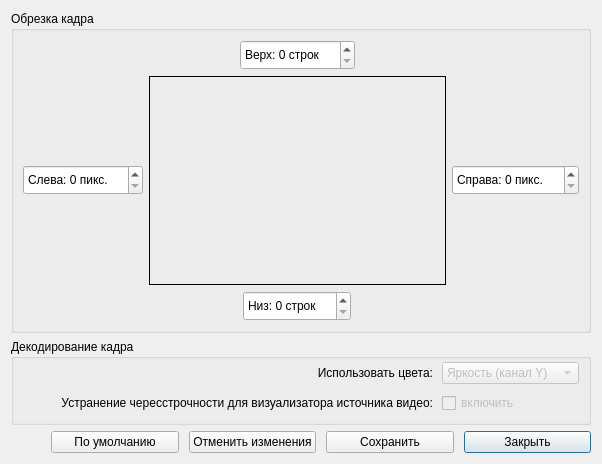
<?xml version="1.0" encoding="UTF-8"?>
<ui version="4.0">
 <class>fine_vidin_set</class>
 <widget class="QDialog" name="fine_vidin_set">
  <property name="geometry">
   <rect>
    <x>0</x>
    <y>0</y>
    <width>602</width>
    <height>464</height>
   </rect>
  </property>
  <property name="windowTitle">
   <string>Тонкие настройки видео-декодера</string>
  </property>
  <layout class="QVBoxLayout" name="verticalLayout">
   <item>
    <widget class="QGroupBox" name="gbxImageCrop">
     <property name="sizePolicy">
      <sizepolicy hsizetype="MinimumExpanding" vsizetype="MinimumExpanding">
       <horstretch>0</horstretch>
       <verstretch>0</verstretch>
      </sizepolicy>
     </property>
     <property name="title">
      <string>Обрезка кадра</string>
     </property>
     <layout class="QGridLayout" name="_2">
      <item row="0" column="1" alignment="Qt::AlignHCenter">
       <widget class="QSpinBox" name="spbCropTop">
        <property name="sizePolicy">
         <sizepolicy hsizetype="Minimum" vsizetype="MinimumExpanding">
          <horstretch>0</horstretch>
          <verstretch>0</verstretch>
         </sizepolicy>
        </property>
        <property name="minimumSize">
         <size>
          <width>75</width>
          <height>0</height>
         </size>
        </property>
        <property name="maximumSize">
         <size>
          <width>200</width>
          <height>30</height>
         </size>
        </property>
        <property name="toolTip">
         <string>Число строк, которые будут пропущены сверху кадра</string>
        </property>
        <property name="statusTip">
         <string>Число строк, которые будут пропущены сверху кадра</string>
        </property>
        <property name="suffix">
         <string> строк</string>
        </property>
        <property name="prefix">
         <string>Верх: </string>
        </property>
        <property name="maximum">
         <number>250</number>
        </property>
       </widget>
      </item>
      <item row="1" column="0" alignment="Qt::AlignRight">
       <widget class="QSpinBox" name="spbCropLeft">
        <property name="sizePolicy">
         <sizepolicy hsizetype="Minimum" vsizetype="MinimumExpanding">
          <horstretch>0</horstretch>
          <verstretch>0</verstretch>
         </sizepolicy>
        </property>
        <property name="minimumSize">
         <size>
          <width>120</width>
          <height>0</height>
         </size>
        </property>
        <property name="maximumSize">
         <size>
          <width>200</width>
          <height>30</height>
         </size>
        </property>
        <property name="toolTip">
         <string>Число пикселей, которые будут отрезаны слева кадра</string>
        </property>
        <property name="statusTip">
         <string>Число пикселей, которые будут отрезаны слева кадра</string>
        </property>
        <property name="suffix">
         <string> пикс.</string>
        </property>
        <property name="prefix">
         <string>Слева: </string>
        </property>
        <property name="maximum">
         <number>250</number>
        </property>
       </widget>
      </item>
      <item row="1" column="2" alignment="Qt::AlignLeft">
       <widget class="QSpinBox" name="spbCropRight">
        <property name="sizePolicy">
         <sizepolicy hsizetype="Minimum" vsizetype="MinimumExpanding">
          <horstretch>0</horstretch>
          <verstretch>0</verstretch>
         </sizepolicy>
        </property>
        <property name="minimumSize">
         <size>
          <width>120</width>
          <height>0</height>
         </size>
        </property>
        <property name="maximumSize">
         <size>
          <width>200</width>
          <height>30</height>
         </size>
        </property>
        <property name="toolTip">
         <string>Число пикселей, которые будут отрезаны справа кадра</string>
        </property>
        <property name="statusTip">
         <string>Число пикселей, которые будут отрезаны справа кадра</string>
        </property>
        <property name="layoutDirection">
         <enum>Qt::LeftToRight</enum>
        </property>
        <property name="suffix">
         <string> пикс.</string>
        </property>
        <property name="prefix">
         <string>Справа: </string>
        </property>
        <property name="maximum">
         <number>250</number>
        </property>
       </widget>
      </item>
      <item row="2" column="1" alignment="Qt::AlignHCenter">
       <widget class="QSpinBox" name="spbCropBottom">
        <property name="sizePolicy">
         <sizepolicy hsizetype="Minimum" vsizetype="MinimumExpanding">
          <horstretch>0</horstretch>
          <verstretch>0</verstretch>
         </sizepolicy>
        </property>
        <property name="minimumSize">
         <size>
          <width>75</width>
          <height>0</height>
         </size>
        </property>
        <property name="maximumSize">
         <size>
          <width>200</width>
          <height>30</height>
         </size>
        </property>
        <property name="toolTip">
         <string>Число строк, которые будут пропущены снизу кадра</string>
        </property>
        <property name="statusTip">
         <string>Число строк, которые будут пропущены снизу кадра</string>
        </property>
        <property name="suffix">
         <string> строк</string>
        </property>
        <property name="prefix">
         <string>Низ: </string>
        </property>
        <property name="maximum">
         <number>250</number>
        </property>
       </widget>
      </item>
      <item row="1" column="1">
       <widget class="QFrame" name="frmPCMView">
        <property name="sizePolicy">
         <sizepolicy hsizetype="MinimumExpanding" vsizetype="MinimumExpanding">
          <horstretch>0</horstretch>
          <verstretch>0</verstretch>
         </sizepolicy>
        </property>
        <property name="minimumSize">
         <size>
          <width>75</width>
          <height>75</height>
         </size>
        </property>
        <property name="maximumSize">
         <size>
          <width>300</width>
          <height>245</height>
         </size>
        </property>
        <property name="toolTip">
         <string>Кадр с PCM</string>
        </property>
        <property name="frameShape">
         <enum>QFrame::Box</enum>
        </property>
        <property name="frameShadow">
         <enum>QFrame::Plain</enum>
        </property>
        <property name="lineWidth">
         <number>1</number>
        </property>
        <property name="midLineWidth">
         <number>0</number>
        </property>
        <layout class="QVBoxLayout" name="verticalLayout_2">
         <property name="leftMargin">
          <number>0</number>
         </property>
         <property name="topMargin">
          <number>0</number>
         </property>
         <property name="rightMargin">
          <number>0</number>
         </property>
         <property name="bottomMargin">
          <number>0</number>
         </property>
         <item>
          <widget class="QLabel" name="lblPreview">
           <property name="sizePolicy">
            <sizepolicy hsizetype="MinimumExpanding" vsizetype="MinimumExpanding">
             <horstretch>0</horstretch>
             <verstretch>0</verstretch>
            </sizepolicy>
           </property>
           <property name="text">
            <string/>
           </property>
           <property name="pixmap">
            <pixmap resource="images.qrc">:/images/STC-007 icon.png</pixmap>
           </property>
          </widget>
         </item>
        </layout>
       </widget>
      </item>
     </layout>
    </widget>
   </item>
   <item>
    <widget class="QGroupBox" name="gbxFrameDecode">
     <property name="sizePolicy">
      <sizepolicy hsizetype="MinimumExpanding" vsizetype="Maximum">
       <horstretch>0</horstretch>
       <verstretch>0</verstretch>
      </sizepolicy>
     </property>
     <property name="title">
      <string>Декодирование кадра</string>
     </property>
     <layout class="QGridLayout" name="L">
      <property name="topMargin">
       <number>3</number>
      </property>
      <property name="spacing">
       <number>9</number>
      </property>
      <item row="0" column="1">
       <widget class="QComboBox" name="lbxColorUse">
        <property name="enabled">
         <bool>false</bool>
        </property>
        <property name="sizePolicy">
         <sizepolicy hsizetype="Minimum" vsizetype="MinimumExpanding">
          <horstretch>0</horstretch>
          <verstretch>0</verstretch>
         </sizepolicy>
        </property>
        <property name="minimumSize">
         <size>
          <width>130</width>
          <height>0</height>
         </size>
        </property>
        <property name="toolTip">
         <string>Выбор цветовых каналов в исходном видео, из которых декодировать PCM-данные</string>
        </property>
        <property name="whatsThis">
         <string>Выбор цветовых каналов в исходном видео, из которых декодировать PCM-данные</string>
        </property>
        <item>
         <property name="text">
          <string>Яркость (канал Y)</string>
         </property>
        </item>
        <item>
         <property name="text">
          <string>Красный (канал R)</string>
         </property>
        </item>
        <item>
         <property name="text">
          <string>Зелёный (канал G)</string>
         </property>
        </item>
        <item>
         <property name="text">
          <string>Синий (канал B)</string>
         </property>
        </item>
       </widget>
      </item>
      <item row="0" column="0">
       <widget class="QLabel" name="lblColorUse">
        <property name="sizePolicy">
         <sizepolicy hsizetype="MinimumExpanding" vsizetype="Maximum">
          <horstretch>0</horstretch>
          <verstretch>0</verstretch>
         </sizepolicy>
        </property>
        <property name="toolTip">
         <string>Выбор цветовых каналов в исходном видео, из которых декодировать PCM-данные</string>
        </property>
        <property name="whatsThis">
         <string>Выбор цветовых каналов в исходном видео, из которых декодировать PCM-данные</string>
        </property>
        <property name="text">
         <string>Использовать цвета:</string>
        </property>
        <property name="alignment">
         <set>Qt::AlignRight|Qt::AlignTrailing|Qt::AlignVCenter</set>
        </property>
       </widget>
      </item>
      <item row="1" column="1">
       <widget class="QCheckBox" name="cbxDrawDeint">
        <property name="enabled">
         <bool>false</bool>
        </property>
        <property name="sizePolicy">
         <sizepolicy hsizetype="Minimum" vsizetype="MinimumExpanding">
          <horstretch>0</horstretch>
          <verstretch>0</verstretch>
         </sizepolicy>
        </property>
        <property name="toolTip">
         <string>Отрисовывать строки в визуализаторе после деинтерлейса, разбивая по полям</string>
        </property>
        <property name="whatsThis">
         <string>Отрисовывать строки в визуализаторе после деинтерлейса, разбивая по полям</string>
        </property>
        <property name="text">
         <string>включить</string>
        </property>
       </widget>
      </item>
      <item row="1" column="0">
       <widget class="QLabel" name="lblDrawDeint">
        <property name="sizePolicy">
         <sizepolicy hsizetype="MinimumExpanding" vsizetype="Maximum">
          <horstretch>0</horstretch>
          <verstretch>0</verstretch>
         </sizepolicy>
        </property>
        <property name="toolTip">
         <string>Отрисовывать строки в визуализаторе после деинтерлейса, разбивая по полям</string>
        </property>
        <property name="whatsThis">
         <string>Отрисовывать строки в визуализаторе после деинтерлейса, разбивая по полям</string>
        </property>
        <property name="text">
         <string>Устранение чересстрочности для визуализатора источника видео:</string>
        </property>
        <property name="alignment">
         <set>Qt::AlignRight|Qt::AlignTrailing|Qt::AlignVCenter</set>
        </property>
       </widget>
      </item>
     </layout>
    </widget>
   </item>
   <item>
    <layout class="QHBoxLayout" name="hlButtons">
     <property name="spacing">
      <number>10</number>
     </property>
     <item>
      <spacer name="horizontalSpacer">
       <property name="orientation">
        <enum>Qt::Horizontal</enum>
       </property>
       <property name="sizeType">
        <enum>QSizePolicy::Maximum</enum>
       </property>
       <property name="sizeHint" stdset="0">
        <size>
         <width>40</width>
         <height>20</height>
        </size>
       </property>
      </spacer>
     </item>
     <item>
      <widget class="QPushButton" name="btnDefaults">
       <property name="sizePolicy">
        <sizepolicy hsizetype="Preferred" vsizetype="Maximum">
         <horstretch>0</horstretch>
         <verstretch>0</verstretch>
        </sizepolicy>
       </property>
       <property name="toolTip">
        <string>Сброс настроек к оптимальным (по умолчанию)</string>
       </property>
       <property name="whatsThis">
        <string>Сброс настроек к оптимальным (по умолчанию)</string>
       </property>
       <property name="text">
        <string>По умолчанию</string>
       </property>
      </widget>
     </item>
     <item>
      <widget class="QPushButton" name="btnRevert">
       <property name="sizePolicy">
        <sizepolicy hsizetype="Preferred" vsizetype="Maximum">
         <horstretch>0</horstretch>
         <verstretch>0</verstretch>
        </sizepolicy>
       </property>
       <property name="toolTip">
        <string>Вернуть настройки на момент открытия окна настроек</string>
       </property>
       <property name="whatsThis">
        <string>Вернуть настройки на момент открытия окна настроек</string>
       </property>
       <property name="text">
        <string>Отменить изменения</string>
       </property>
      </widget>
     </item>
     <item>
      <widget class="QPushButton" name="btnSave">
       <property name="sizePolicy">
        <sizepolicy hsizetype="Preferred" vsizetype="Maximum">
         <horstretch>0</horstretch>
         <verstretch>0</verstretch>
        </sizepolicy>
       </property>
       <property name="toolTip">
        <string>Применить все настройки из окна к декодеру видео</string>
       </property>
       <property name="whatsThis">
        <string>Применить все настройки из окна к декодеру видео</string>
       </property>
       <property name="text">
        <string>Сохранить</string>
       </property>
      </widget>
     </item>
     <item>
      <widget class="QPushButton" name="btnClose">
       <property name="sizePolicy">
        <sizepolicy hsizetype="Preferred" vsizetype="Maximum">
         <horstretch>0</horstretch>
         <verstretch>0</verstretch>
        </sizepolicy>
       </property>
       <property name="toolTip">
        <string>Закрыть окно настроек</string>
       </property>
       <property name="whatsThis">
        <string>Закрыть окно настроек</string>
       </property>
       <property name="text">
        <string>Закрыть</string>
       </property>
       <property name="default">
        <bool>true</bool>
       </property>
      </widget>
     </item>
    </layout>
   </item>
  </layout>
 </widget>
 <tabstops>
  <tabstop>spbCropTop</tabstop>
  <tabstop>spbCropLeft</tabstop>
  <tabstop>spbCropRight</tabstop>
  <tabstop>spbCropBottom</tabstop>
  <tabstop>lbxColorUse</tabstop>
  <tabstop>cbxDrawDeint</tabstop>
  <tabstop>btnClose</tabstop>
  <tabstop>btnSave</tabstop>
  <tabstop>btnRevert</tabstop>
  <tabstop>btnDefaults</tabstop>
 </tabstops>
 <resources>
  <include location="images.qrc"/>
 </resources>
 <connections/>
</ui>
